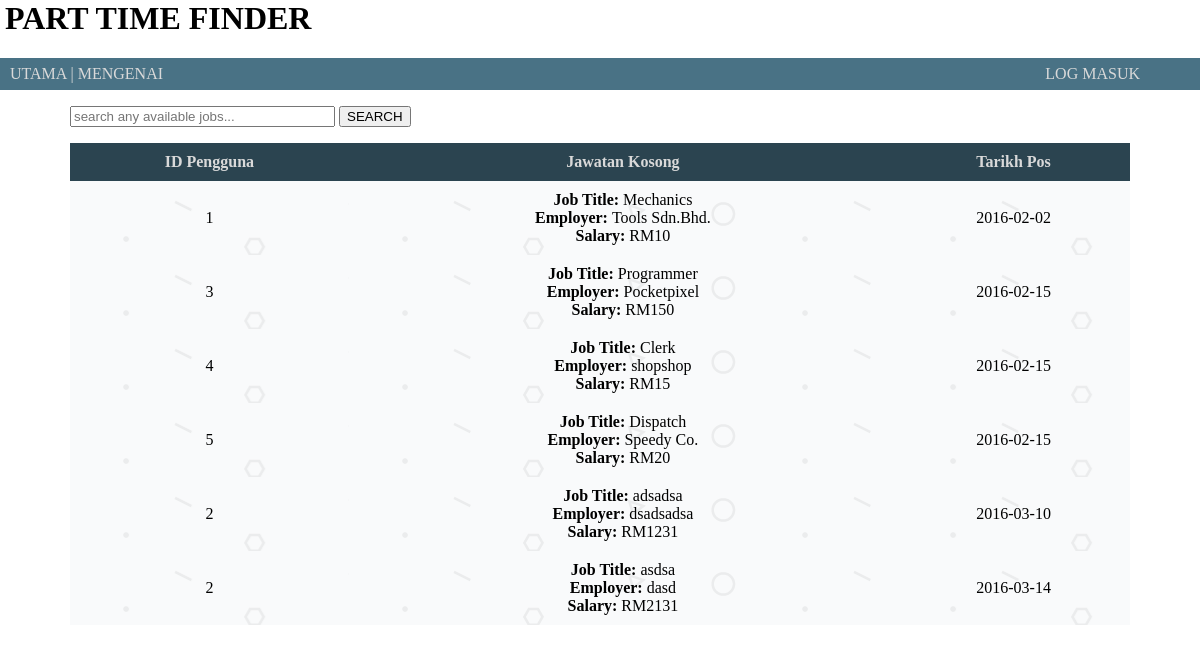
Page /index_bm.php on the committed database.
### tables this page shows
CREATE TABLE `posts` (
  `work` varchar(50) DEFAULT NULL,
  `employer` varchar(50) DEFAULT NULL,
  `salary` int(11) DEFAULT NULL,
  `location` varchar(2000) DEFAULT NULL,
  `scope` varchar(2000) DEFAULT NULL,
  `addinfo` varchar(2000) DEFAULT NULL,
  `jobcat` varchar(100) DEFAULT NULL,
  `loccat` varchar(100) DEFAULT NULL,
  `date_posted` date DEFAULT NULL,
  `post_id` int(11) NOT NULL AUTO_INCREMENT,
  `user_id` int(11) DEFAULT NULL,
  PRIMARY KEY (`post_id`),
  KEY `user_id` (`user_id`),
  CONSTRAINT `posts_ibfk_1` FOREIGN KEY (`user_id`) REFERENCES `user` (`user_id`)
);

### index_bm.php (the view, shortened to what this page needs)
<?php
    include 'dbcon.php';
    $sql = "SELECT * FROM posts WHERE work LIKE '%".$_POST['search']."%' OR employer LIKE '%".$_POST['search']."%'";
    $results= mysqli_query($conn, $sql);
?>
<html>
    <head>
        <link rel="stylesheet" type="text/css" href="main.css">
    </head>
    <body>
        <div class="tophead">
            <header>
                <div>
                    <h1>PART TIME FINDER </h1>
                </div>
            </header>
            <nav>
                <a class="mainlink" href="index.php"> UTAMA </a>|
                <a class="mainlink" href="#"> MENGENAI </a>
               <div class="userlink"><a class="mainlink" href="login.php"> LOG MASUK </a></div>
            </nav>
        </div>
        <div class="middlebody">
            <p>
                <div class="searchalign">
                    <form action="index.php" method="post">
                        <input type="text" name="search" size="30" placeholder="search any available jobs...">
                        <input type="submit" name="submit" value="SEARCH">
                    </form>
                </div>
            </p>
            <p>
                <table class="maintable" border="0" width="100%">
                    <thead>
                        <tr>
                            <th class="mainth">ID Pengguna</th>
                            <th class="mainth">Jawatan Kosong</th>
                            <th class="mainth">Tarikh Pos</th>
                        </tr>
                    </thead>
                    <tbody>
                        <?php
                        if(mysqli_num_rows($results) > 0){
    		                    while($postinfo=mysqli_fetch_array($results)){
    		                        echo "<tr>";
    		                        echo "<td class='maintd'>".$postinfo['user_id']."</td>";
    		                        echo "<td class='maintd'>"."<a class=\"postlink\" href=\"viewpost.php?post_id=".$postinfo['post_id']."\">"."<b>Job Title: </b>".$postinfo['work']."<br>"."<b>Employer: </b>".$postinfo['employer']."<br>"."<b>Salary: </b>"."RM".$postinfo['salary']."</a>"."</td>";
    		                        echo "<td class='maintd'>".$postinfo['date_posted']."</td>";
    		                        echo "</tr>";
    		                    }
    	                }else{
    	                    echo "<tr>";
	                        echo "<td class='maintd'>"."0 results"."</td>";
	                        echo "<td class='maintd'>"."0 results"."</td>";
	                        echo "<td class='maintd'>"."0 results"."</td>";
	                        echo "</tr>";
    	                }
                        ?>
                    </tbody>
                </table>
            </p>
        </div>
    </body>
</html>

### main.css (style rules this page uses)
header { margin: auto; padding: 0px 5px; }
body { margin: auto; padding: 0; }
a { text-decoration: none; color: blue; }
.postlink { text-decoration:none; color: black; }
.tophead { margin: auto; }
.middlebody { display:block; margin: auto; padding: 0 70px; }
nav { margin: auto; padding: 7px 10px; background-color: #497285; color: #d9d9d9; }
.mainlink { color: #d9d9d9; }
.userlink { float: right; padding: 0 50px 0 0; }
.maintable { border-collapse: collapse; }
.mainth { background-color:#2B4450; color:#d9d9d9; padding: 10px 0px; }
.maintd { background-image: url("/background/geometry2.png"); padding: 10px 0px; text-align: center; }

### rows in the picture
posts: user "1", work "Mechanics", employer "Tools Sdn.Bhd.", salary "10", date_posted "2016-02-02"
posts: user "3", work "Programmer", employer "Pocketpixel", salary "150", date_posted "2016-02-15"
posts: user "4", work "Clerk", employer "shopshop", salary "15", date_posted "2016-02-15"
posts: user "5", work "Dispatch", employer "Speedy Co.", salary "20", date_posted "2016-02-15"
posts: user "2", work "adsadsa", employer "dsadsadsa", salary "1231", date_posted "2016-03-10"
posts: user "2", work "asdsa", employer "dasd", salary "2131", date_posted "2016-03-14"
